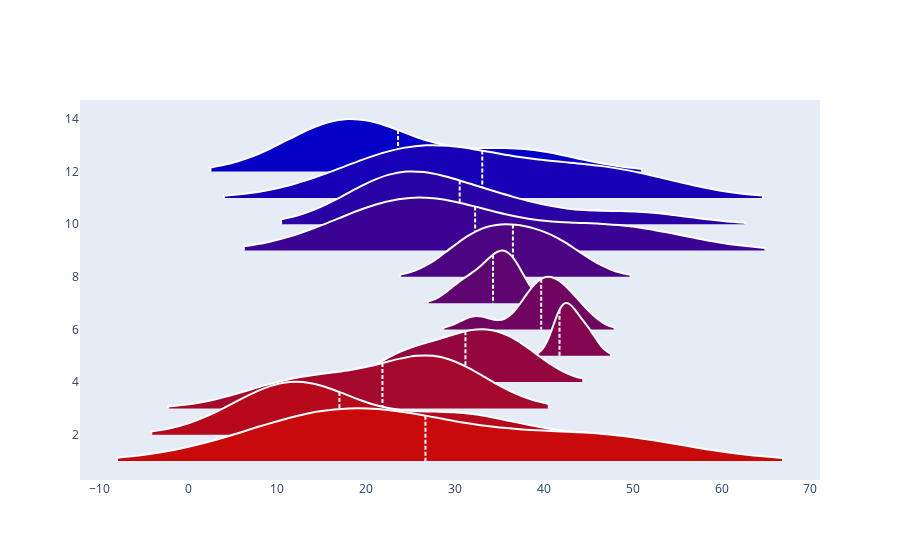

The cell this chart's notebook holds for it:
### Code cell
months = ['January','February','March','April','May','June','July','August','September','October','November','December']
months = reversed(range(1,13))
# months = reversed(months1)
colors = n_colors('rgb(5, 0, 200)', 'rgb(200, 10, 10)', 12, colortype='rgb')


fig = go.Figure()
for m, c in zip(months, colors):
    fig.add_trace(
        go.Violin(
            y=adf['month'][ adf['month'] == m ],
            x=adf['count'][ adf['month'] == m ],
            legendgroup=m,
            scalegroup=m,
            name=m,
            line_color='white',
            fillcolor=c
        )
    )

fig.update_traces(box_visible=False, meanline_visible=True, orientation='h', side='positive', width=4, points=False)
fig.update_layout(xaxis_showgrid=False, xaxis_zeroline=False, showlegend=False)
fig.update_layout(violinmode='group')
fig.show()
fig.write_html(r"Z:\Dev\ridgeline\html\month.html")

### Figure 1 — Plotly figure (JSON) as saved in the notebook; plotly's stock layout.template omitted (floating-point values rounded to 4 significant figures)
{"data": [{"box": {"visible": false}, "fillcolor": "rgb(5.0, 0.0, 200.0)", "legendgroup": "12", "line": {"color": "white"}, "meanline": {"visible": true}, "name": "12", "orientation": "h", "points": false, "scalegroup": "12", "side": "positive", "type": "violin", "width": 4, "x": [15.93, 17.68, 16.93, 21.43, 18.92, 37.58, 36.58], "y": [12, 12, 12, 12, 12, 12, 12]}, {"box": {"visible": false}, "fillcolor": "rgb(22.727272727272727, 0.9090909090909091, 182.72727272727272)", "legendgroup": "11", "line": {"color": "white"}, "meanline": {"visible": true}, "name": "11", "orientation": "h", "points": false, "scalegroup": "11", "side": "positive", "type": "violin", "width": 4, "x": [25.64, 19.66, 26.69, 28.48, 36.41, 45.58, 48.97], "y": [11, 11, 11, 11, 11, 11, 11]}, {"box": {"visible": false}, "fillcolor": "rgb(40.45454545454545, 1.8181818181818181, 165.45454545454544)", "legendgroup": "10", "line": {"color": "white"}, "meanline": {"visible": true}, "name": "10", "orientation": "h", "points": false, "scalegroup": "10", "side": "positive", "type": "violin", "width": 4, "x": [22.82, 23.44, 24.19, 24.17, 32.54, 50.26, 36.2], "y": [10, 10, 10, 10, 10, 10, 10]}, {"box": {"visible": false}, "fillcolor": "rgb(58.18181818181818, 2.727272727272727, 148.1818181818182)", "legendgroup": "9", "line": {"color": "white"}, "meanline": {"visible": true}, "name": "9", "orientation": "h", "points": false, "scalegroup": "9", "side": "positive", "type": "violin", "width": 4, "x": [28.67, 23.35, 22.4, 23.34, 32.13, 48.75, 47.18], "y": [9, 9, 9, 9, 9, 9, 9]}, {"box": {"visible": false}, "fillcolor": "rgb(75.9090909090909, 3.6363636363636362, 130.9090909090909)", "legendgroup": "8", "line": {"color": "white"}, "meanline": {"visible": true}, "name": "8", "orientation": "h", "points": false, "scalegroup": "8", "side": "positive", "type": "violin", "width": 4, "x": [32.29, 30.36, 34.79, 38.71, 35.82, 40.4, 43.23], "y": [8, 8, 8, 8, 8, 8, 8]}, {"box": {"visible": false}, "fillcolor": "rgb(93.63636363636363, 4.545454545454545, 113.63636363636363)", "legendgroup": "7", "line": {"color": "white"}, "meanline": {"visible": true}, "name": "7", "orientation": "h", "points": false, "scalegroup": "7", "side": "positive", "type": "violin", "width": 4, "x": [34.68, 33.89, 36.91, 36.03, 35.87, 32.19, 30.32], "y": [7, 7, 7, 7, 7, 7, 7]}, {"box": {"visible": false}, "fillcolor": "rgb(111.36363636363636, 5.454545454545454, 96.36363636363636)", "legendgroup": "6", "line": {"color": "white"}, "meanline": {"visible": true}, "name": "6", "orientation": "h", "points": false, "scalegroup": "6", "side": "positive", "type": "violin", "width": 4, "x": [42.25, 41.27, 40.25, 38.25, 32.42, 39.21, 44.22], "y": [6, 6, 6, 6, 6, 6, 6]}, {"box": {"visible": false}, "fillcolor": "rgb(129.0909090909091, 6.363636363636363, 79.0909090909091)", "legendgroup": "5", "line": {"color": "white"}, "meanline": {"visible": true}, "name": "5", "orientation": "h", "points": false, "scalegroup": "5", "side": "positive", "type": "violin", "width": 4, "x": [33.57, 43.18, 44.15, 41.72, 42.38, 45.29, 42], "y": [5, 5, 5, 5, 5, 5, 5]}, {"box": {"visible": false}, "fillcolor": "rgb(146.8181818181818, 7.2727272727272725, 61.81818181818181)", "legendgroup": "4", "line": {"color": "white"}, "meanline": {"visible": true}, "name": "4", "orientation": "h", "points": false, "scalegroup": "4", "side": "positive", "type": "violin", "width": 4, "x": [30.94, 30.87, 37.06, 25.13, 24.03, 36.74, 33.41], "y": [4, 4, 4, 4, 4, 4, 4]}, {"box": {"visible": false}, "fillcolor": "rgb(164.54545454545453, 8.181818181818182, 44.54545454545453)", "legendgroup": "3", "line": {"color": "white"}, "meanline": {"visible": true}, "name": "3", "orientation": "h", "points": false, "scalegroup": "3", "side": "positive", "type": "violin", "width": 4, "x": [18.37, 25.67, 27.56, 14.25, 9.099, 28.66, 29.15], "y": [3, 3, 3, 3, 3, 3, 3]}, {"box": {"visible": false}, "fillcolor": "rgb(182.27272727272725, 9.09090909090909, 27.272727272727252)", "legendgroup": "2", "line": {"color": "white"}, "meanline": {"visible": true}, "name": "2", "orientation": "h", "points": false, "scalegroup": "2", "side": "positive", "type": "violin", "width": 4, "x": [13.27, 12.93, 10.4, 8.793, 13.67, 31.76, 28.05], "y": [2, 2, 2, 2, 2, 2, 2]}, {"box": {"visible": false}, "fillcolor": "rgb(200.0, 10.0, 10.0)", "legendgroup": "1", "line": {"color": "white"}, "meanline": {"visible": true}, "name": "1", "orientation": "h", "points": false, "scalegroup": "1", "side": "positive", "type": "violin", "width": 4, "x": [21.48, 12.31, 19.18, 13.82, 27.72, 45.59, 46.55], "y": [1, 1, 1, 1, 1, 1, 1]}], "layout": {"showlegend": false, "violinmode": "group", "xaxis": {"showgrid": false, "zeroline": false}}}
